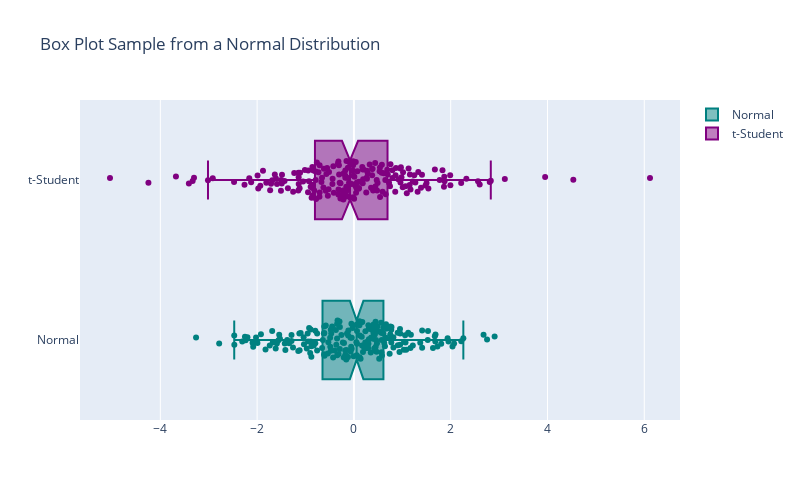

Source (notebook cell):
### Code cell
fig = go.Figure()

colors = ['teal', 'purple']
for l, cl in zip(df['Label'].unique(), colors):
    subdata = df[df.Label==l]
    
    fig.add_trace(go.Box(x=subdata["Data"], 
                        pointpos=0.0,
                        jitter=0.5,
                        notched=True, 
                        boxpoints="all",
                        name=l,
                        marker_color=cl, 
                        ))
fig.update_layout(title='Box Plot Sample from a Normal Distribution', 
                  height = 500, width = 800,)

### Figure 1 — Plotly figure (JSON) as saved in the notebook; plotly's stock layout.template omitted (floating-point values rounded to 4 significant figures; data arrays with more than 128 entries replaced by an {"elided": "..."} marker saying what was removed)
{"data": [{"boxpoints": "all", "jitter": 0.5, "marker": {"color": "teal"}, "name": "Normal", "notched": true, "pointpos": 0, "type": "box", "x": {"elided": "200 float values"}}, {"boxpoints": "all", "jitter": 0.5, "marker": {"color": "purple"}, "name": "t-Student", "notched": true, "pointpos": 0, "type": "box", "x": {"elided": "200 float values"}}], "layout": {"height": 500, "title": {"text": "Box Plot Sample from a Normal Distribution"}, "width": 800}}
